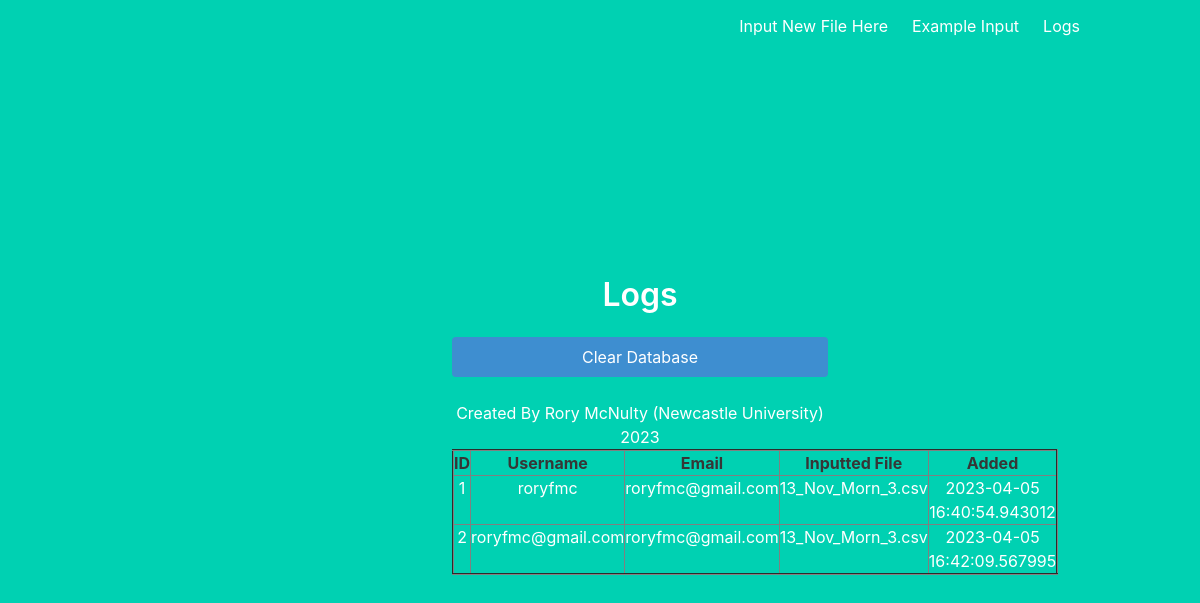
Page /logs on the earlier database version.
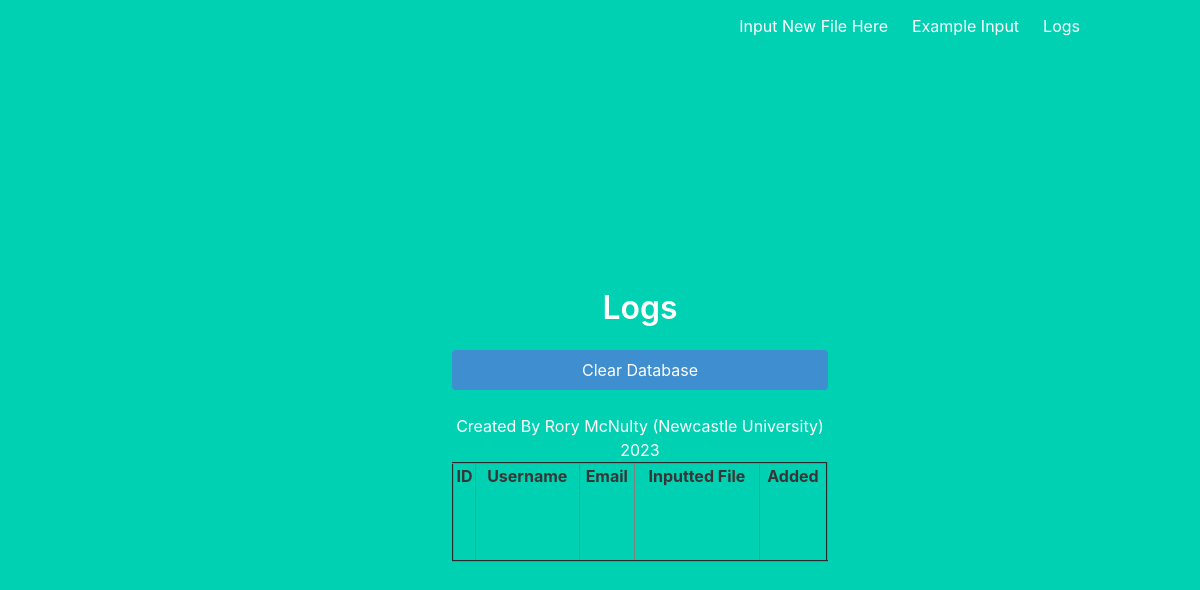
Same page on the later database version.
### app.py (models this page shows, shortened)
class User(db.Model):
    __tablename__ = 'userlogs'
    id = db.Column(db.Integer, primary_key=True)
    username = db.Column(db.String(20))
    email = db.Column(db.String(100))
    csv_file = db.Column(db.String(100), nullable=False)
    added = db.Column(db.DateTime, default=datetime.now)

### app.py (the view)
@app.route('/logs')
def logs():
    data=User.query.all()
    return render_template('logs.html', data=data)

### templates/logs.html
{% extends "base.html" %}
{% block content %}
    <div class="column is-5 is-offset-4">
        <h3 class="title is-3">Logs</h3>
        <form action="{{ url_for('clear_db') }}" method="POST">
            <input class="button is-block is-info is-fullwidth" type="submit" value="Clear Database">
        </form>
        <br>
        <table border="2" class="dataframe is-centered" style="width: 100%; height: 100px; padding: 10px; margin: 0 auto;">
            <tr>
                <th>ID</th>
                <th>Username</th>
                <th>Email</th>
                <th>Inputted File</th>
                <th>Added</th>
            </tr>
            {% for row in data %}
            <tr>
                <td>{{ row.id }}</td>
                <td>{{ row.username }}</td>
                <td>{{ row.email }}</td>
                <td>{{ row.csv_file }}</td>
                <td>{{ row.added }}</td>
            </tr>
            {% endfor %}
    </div>
{% endblock %}

### templates/base.html (shortened to what this page needs)
<!DOCTYPE html>
<html>
<head>
    <link rel="stylesheet" href="https://cdnjs.cloudflare.com/ajax/libs/bulma/0.7.2/css/bulma.min.css"/>
</head>
<body>
<section class="hero is-primary is-fullheight">
    <div class="hero-head">
        <nav class="navbar">
            <div class="container">
                <div id="navbarMenuHeroA" class="navbar-menu">
                    <div class="navbar-end">
                        <a href="{{ url_for('index') }}" class="navbar-item">
                            Input New File Here
                        </a>
                        <a href="{{ url_for('example') }}" class="navbar-item">
                            Example Input
                        </a>
                        <a href="{{ url_for('logs') }}" class="navbar-item">
                            Logs
                        </a>
                    </div>
                </div>
            </div>
        </nav>
    </div>
    <div class="hero-body">
        <div class="container has-text-centered">
            {% block content %}
            {% endblock %}
        </div>
    </div>
<footer class="is is-centered">Created By Rory McNulty (Newcastle University) 2023</footer>
</section>
</body>
</html>

Differences in the rows shown:
removed User: id "1", username "roryfmc", email "roryfmc@gmail.com", csv_file "13_Nov_Morn_3.csv", added "2023-04-05 16:40:54.943012"
removed User: id "2", username "roryfmc@gmail.com", email "roryfmc@gmail.com", csv_file "13_Nov_Morn_3.csv", added "2023-04-05 16:42:09.567995"
